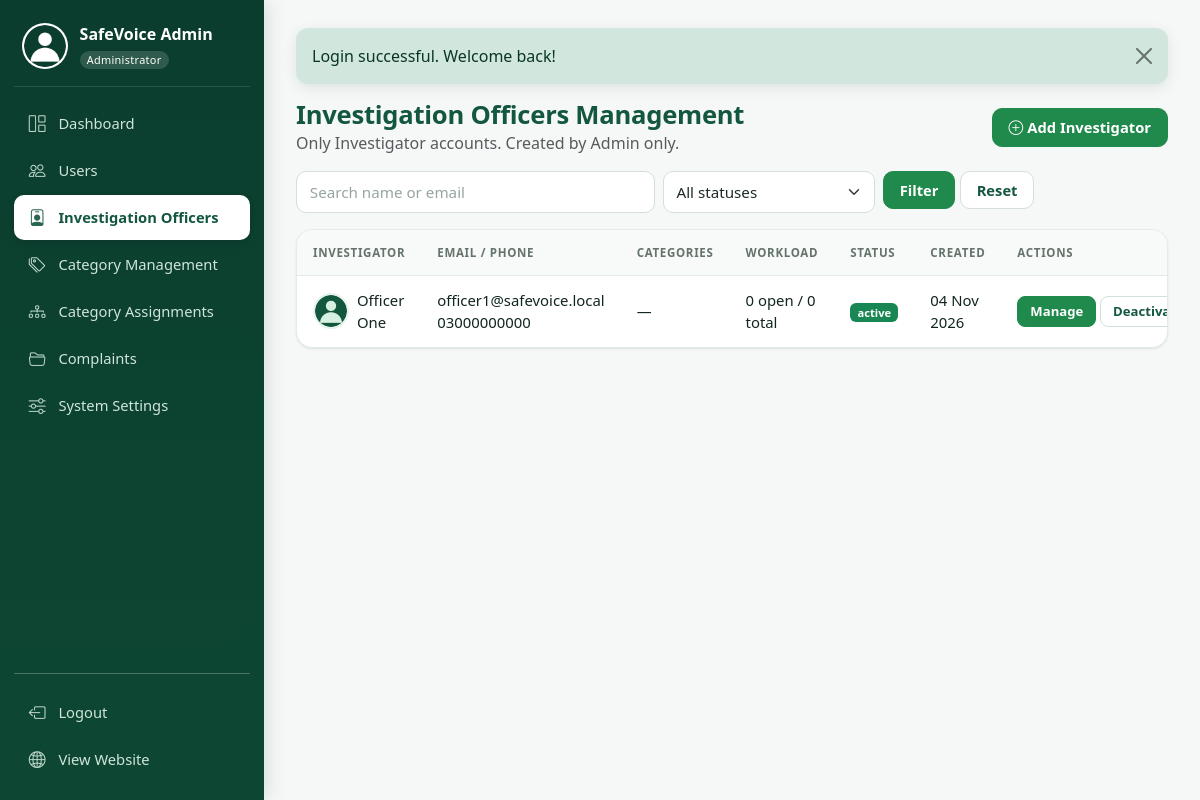
The app's page /admin/officers.php (signed in) with its own data.
### tables this page shows
CREATE TABLE users (
  id INT UNSIGNED PRIMARY KEY AUTO_INCREMENT,
  role_id TINYINT UNSIGNED NOT NULL,
  student_id VARCHAR(20) NULL UNIQUE,          
  full_name VARCHAR(100) NOT NULL,
  username VARCHAR(50) NULL UNIQUE,
  email VARCHAR(150) NOT NULL UNIQUE,
  phone VARCHAR(25) NULL,
  password VARCHAR(255) NOT NULL,              
  profile_image VARCHAR(255) NULL,
  account_status ENUM('active','inactive','suspended') NOT NULL DEFAULT 'active',
  is_protected TINYINT(1) NOT NULL DEFAULT 0,  
  last_login_at DATETIME NULL,
  created_at TIMESTAMP NOT NULL DEFAULT CURRENT_TIMESTAMP,
  updated_at TIMESTAMP NOT NULL DEFAULT CURRENT_TIMESTAMP ON UPDATE CURRENT_TIMESTAMP,
  INDEX idx_users_role (role_id),
  INDEX idx_users_status (account_status),
  CONSTRAINT fk_users_role FOREIGN KEY (role_id) REFERENCES roles(id)
);

CREATE TABLE roles (
  id TINYINT UNSIGNED PRIMARY KEY AUTO_INCREMENT,
  role_code VARCHAR(20) NOT NULL UNIQUE,       
  role_name VARCHAR(50) NOT NULL
);

### includes/functions.php (called while the page is built, shortened)
<?php
function db_run($conn, $sql, $types = '', $params = []) {
    $stmt = mysqli_prepare($conn, $sql);
    if ($types !== '' && !empty($params)) {
        mysqli_stmt_bind_param($stmt, $types, ...$params);
    }
    if (!mysqli_stmt_execute($stmt)) {
        error_log('SQL execute error: ' . mysqli_stmt_error($stmt) . ' | ' . $sql);
        mysqli_stmt_close($stmt);
        return false;
    }
    return $stmt;
}
function db_one($conn, $sql, $types = '', $params = []) {
    $stmt = db_run($conn, $sql, $types, $params);
    $result = mysqli_stmt_get_result($stmt);
    $row = $result ? mysqli_fetch_assoc($result) : null;
    return $row ?: null;
}
function db_all($conn, $sql, $types = '', $params = []) {
    $stmt = db_run($conn, $sql, $types, $params);
    $result = mysqli_stmt_get_result($stmt);
    $rows = [];
    while ($result && ($row = mysqli_fetch_assoc($result))) {
        $rows[] = $row;
    }
    return $rows;
}
function db_value($conn, $sql, $types = '', $params = []) {
    $row = db_one($conn, $sql, $types, $params);
    return $row ? array_values($row)[0] : null;
}
function e($value) {
    return htmlspecialchars((string)$value, ENT_QUOTES | ENT_SUBSTITUTE, 'UTF-8');
}
function url($path = '') {
    return BASE_URL . ltrim($path, '/');
}
function get_user_by_id($conn, $id) {
    return db_one($conn,
        "SELECT u.id, u.student_id, u.full_name, u.username, u.email, u.phone, u.profile_image,
                u.account_status, u.is_protected, u.created_at, r.role_code
         FROM users u JOIN roles r ON r.id = u.role_id WHERE u.id = ?", 'i', [(int)$id]);
}
function avatar_url($user) {
    switch ($user['role_code'] ?? '') {
        case ROLE_ADMIN:   return url('assets/images/default-admin.png');
        case ROLE_OFFICER: return url('assets/images/default-investigator.png');
    }
    return url('assets/images/default-student.png');
}
function fmt_date($ts, $withTime = true) {
    return date($withTime ? 'd M Y, h:i A' : 'd M Y', strtotime($ts));
}

### middleware/auth.php (called while the page is built, shortened)
<?php
function require_login() {
    global $conn;
    $user = get_user_by_id($conn, $_SESSION['user_id']);
    return $user;
}

### middleware/role-check.php (called while the page is built, shortened)
<?php
function require_role($roles) {
    $roles = (array)$roles;
    $user = require_login();
    return $user;
}

### admin/officers.php (the view, shortened to what this page needs)
<?php
require_once __DIR__ . "/../config/app.php";
require_once ROOT_PATH . "/includes/functions.php";
require_once ROOT_PATH . "/middleware/auth.php";
require_once ROOT_PATH . "/middleware/role-check.php";
$me = require_role(ROLE_ADMIN);
$q = trim($_GET['q'] ?? ''); $st = pick($_GET['status'] ?? '', ['active', 'inactive', 'suspended']);
$sql = "SELECT u.id, u.full_name, u.email, u.phone, u.profile_image, u.account_status, u.created_at, 'INVESTIGATOR' AS role_code,
   (SELECT GROUP_CONCAT(cat.category_name ORDER BY cat.id SEPARATOR ', ') FROM category_assignments ca JOIN complaint_categories cat ON cat.id=ca.category_id WHERE ca.officer_user_id=u.id) AS cats,
   (SELECT COUNT(*) FROM complaints c WHERE c.assigned_officer_id=u.id AND c.status NOT IN ('Resolved','Closed')) AS open_n,
   (SELECT COUNT(*) FROM complaints c WHERE c.assigned_officer_id=u.id) AS total_n
   FROM users u JOIN roles r ON r.id=u.role_id WHERE r.role_code='INVESTIGATOR'";
$types = ''; $params = [];
$rows = db_all($conn, $sql . " ORDER BY u.id DESC", $types, $params);
$page_title = 'Investigation Officers'; $active = 'officers';
include ROOT_PATH . '/includes/panel-header.php';
?>
<div class="d-flex justify-content-between align-items-center flex-wrap gap-2 mb-3"><div><h1 class="sv-page-title mb-0">Investigation Officers Management</h1><p class="text-muted mb-0">Only Investigator accounts. Created by Admin only.</p></div>
<a class="btn btn-sv" href="<?= url('admin/add-officer.php') ?>"><i class="bi bi-plus-circle me-1"></i>Add Investigator</a></div>
<form class="row g-2 mb-3" method="get"><div class="col-md-5"><input class="form-control" name="q" placeholder="Search name or email" value="<?= e($q) ?>"></div>
<div class="col-md-3"><select class="form-select" name="status"><option value="">All statuses</option></select></div><div class="col-md-4"><button class="btn btn-sv">Filter</button> <a class="btn btn-outline-sv" href="officers.php">Reset</a></div></form>
<div class="sv-card"><div class="table-responsive"><table class="table sv-table mb-0"><thead><tr><th>Investigator</th><th>Email / Phone</th><th>Categories</th><th>Workload</th><th>Status</th><th>Created</th><th>Actions</th></tr></thead><tbody>
<?php foreach ($rows as $r): ?><tr><td><div class="d-flex align-items-center gap-2"><img class="sv-avatar" src="<?= e(avatar_url($r)) ?>" alt=""><?= e($r['full_name']) ?></div></td>
<td class="small"><?= e($r['email']) ?><br><?= e($r['phone'] ?: '-') ?></td><td class="small"><?= e($r['cats'] ?: '—') ?></td><td><?= (int)$r['open_n'] ?> open / <?= (int)$r['total_n'] ?> total</td>
<td><span class="badge <?= $r['account_status'] === 'active' ? 'bg-success' : ($r['account_status'] === 'suspended' ? 'bg-danger' : 'bg-secondary') ?>"><?= e($r['account_status']) ?></span></td><td><?= e(fmt_date($r['created_at'], false)) ?></td>
<td class="text-nowrap"><a class="btn btn-sm btn-sv" href="<?= url('admin/officer-details.php?id=' . (int)$r['id']) ?>">Manage</a>
<form method="post" action="<?= url('actions/update-user-status.php') ?>" class="d-inline"><button class="btn btn-sm btn-outline-sv"><?= $r['account_status'] === 'active' ? 'Deactivate' : 'Activate' ?></button></form>
</td></tr><?php endforeach; ?>
</tbody></table></div></div>
<?php include ROOT_PATH . '/includes/panel-footer.php'; ?>

### includes/sidebar.php (shortened to what this page needs)
<?php
$role = $me['role_code'];
if ($role === ROLE_ADMIN) {
    $unassigned = (int)db_value($conn, "SELECT COUNT(*) FROM complaints WHERE assigned_officer_id IS NULL AND status NOT IN ('Resolved','Closed')");
    $items = [
        'dashboard'  => ['admin/dashboard.php', 'bi-grid-1x2', 'Dashboard', 0],
        'users'      => ['admin/users.php', 'bi-people', 'Users', 0],
        'officers'   => ['admin/officers.php', 'bi-person-badge', 'Investigation Officers', 0],
        'categories' => ['admin/categories.php', 'bi-tags', 'Category Management', 0],
        'category-assignments' => ['admin/category-assignments.php', 'bi-diagram-3', 'Category Assignments', 0],
        'complaints' => ['admin/complaints.php', 'bi-folder2-open', 'Complaints', $unassigned],
        'settings'   => ['admin/settings.php', 'bi-sliders', 'System Settings', 0],
    ];
    $brand = 'SafeVoice Admin'; $badge = 'Administrator'; $brand_link = 'admin/profile.php';
}
?>
<a href="<?= url($brand_link) ?>" class="sv-side-brand text-decoration-none">
  <img src="<?= e(avatar_url($me)) ?>" alt="" class="sv-side-avatar" onerror="this.src='<?= url('assets/images/safevoice-logo.png') ?>'">
  <div>
    <div class="fw-bold text-white"><?= e($brand) ?></div>
    <span class="badge sv-role-badge"><?= e($badge) ?></span>
  </div>
</a>
<nav class="sv-side-nav flex-grow-1">
  <?php foreach ($items as $key => $it): ?>
    <a href="<?= url($it[0]) ?>" class="sv-nav-link <?= $active === $key ? 'active' : '' ?>">
      <i class="bi <?= e($it[1]) ?>"></i><span class="flex-grow-1"><?= e($it[2]) ?></span>
    </a>
  <?php endforeach; ?>
</nav>
<div class="sv-side-bottom">
  <hr class="border-light opacity-25">
  <a href="<?= url('auth/logout.php') ?>" class="sv-nav-link"><i class="bi bi-box-arrow-left"></i><span>Logout</span></a>
  <a href="<?= url('public/home.php') ?>" class="sv-nav-link" target="_blank"><i class="bi bi-globe2"></i><span>View Website</span></a>
</div>

### assets/css/style.css (style rules this page uses)
:root { --sv-green: #1f8a4c; --sv-green-dark: #0b3d2e; --sv-green-mid: #14573f; --sv-green-light: #e6f4ec; --sv-bg: #f4f6f5; --sv-text: #12261e; }
body { font-family: "Segoe UI", system-ui, -apple-system, Roboto, sans-serif; color: var(--sv-text); background: var(--sv-bg); min-height: 100vh; display: flex; flex-direction: column; }
a { color: var(--sv-green); }
.btn-sv { background: var(--sv-green); border-color: var(--sv-green); color: #fff; font-weight: 600; }
.btn-outline-sv { border: 1px solid var(--sv-green); color: var(--sv-green); font-weight: 600; background: #fff; }
.sv-card { background: #fff; border: 0; border-radius: 14px; box-shadow: 0 2px 10px rgba(11, 61, 46, 0.07); }
.sv-table th { font-size: 0.78rem; text-transform: uppercase; letter-spacing: 0.03em; color: #6b7a73; background: #f8faf9; white-space: nowrap; }
.sv-table td { vertical-align: middle; }
.sv-avatar { width: 36px; height: 36px; border-radius: 50%; object-fit: cover; border: 2px solid var(--sv-green-light); background: #fff; }
.sv-page-title { font-weight: 700; color: var(--sv-green-dark); margin-bottom: 0.15rem; }
body.sv-panel { display: block; }
.sv-side-brand { display: flex; align-items: center; gap: 0.75rem; padding: 0.5rem 0.5rem 1rem; border-bottom: 1px solid rgba(255, 255, 255, 0.12); margin-bottom: 0.75rem; }
.sv-side-avatar { width: 52px; height: 52px; border-radius: 50%; object-fit: cover; background: #fff; border: 2px solid rgba(255, 255, 255, 0.5); }
.sv-role-badge { background: rgba(255, 255, 255, 0.15); font-weight: 500; }
.sv-nav-link { display: flex; align-items: center; gap: 0.7rem; padding: 0.65rem 0.9rem; margin: 2px 0; border-radius: 10px; color: #cfe5d9; text-decoration: none; font-size: 0.93rem; }
.sv-nav-link.active { background: #fff; color: var(--sv-green-dark); font-weight: 600; }
html { scroll-behavior: smooth; scroll-padding-top: 76px; }
.sv-card .table > :not(caption) > * > * { padding: 0.85rem 1rem; }
.sv-card .table tbody tr { transition: background 0.15s; }
.sv-nav-link { transition: background-color 0.15s ease, color 0.15s ease; }
.sv-table { --bs-table-bg: #fff; --bs-table-color: var(--sv-text); }
.form-control, .form-select { border-color: #d7e1dc; border-radius: 0.55rem; }

### records on screen
users: role.role_code "SafeVoice Admin", role.role_code "Administrator"
users: full_name "Officer One", email "officer1@safevoice.local", phone "03000000000", cats "—", open_n "0", total_n "0", account_status "active", created_at "04 Nov 2026", shows "Deactivate"

### other values on screen
$it[2] "Dashboard"
$it[2] "Users"
$it[2] "Investigation Officers"
$it[2] "Category Management"
$it[2] "Category Assignments"
$it[2] "Complaints"
$it[2] "System Settings"
$f['message'] "Login successful. Welcome back!"
